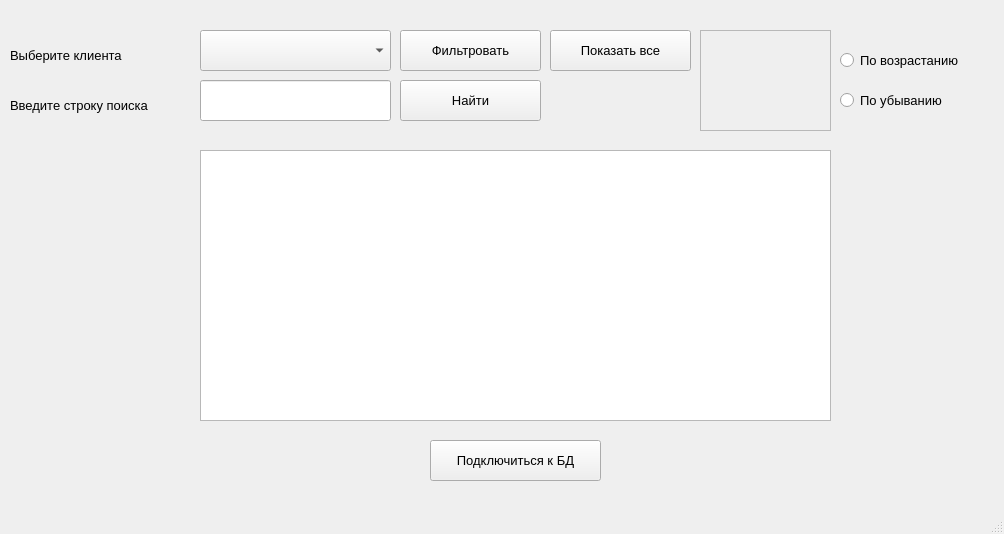
<?xml version="1.0" encoding="UTF-8"?>
<ui version="4.0">
 <class>MainWindow</class>
 <widget class="QMainWindow" name="MainWindow">
  <property name="geometry">
   <rect>
    <x>0</x>
    <y>0</y>
    <width>1004</width>
    <height>534</height>
   </rect>
  </property>
  <property name="windowTitle">
   <string>Работа с заказами клиентов</string>
  </property>
  <widget class="QWidget" name="centralwidget">
   <widget class="QComboBox" name="comboBox">
    <property name="geometry">
     <rect>
      <x>200</x>
      <y>30</y>
      <width>191</width>
      <height>41</height>
     </rect>
    </property>
    <property name="font">
     <font>
      <pointsize>10</pointsize>
     </font>
    </property>
   </widget>
   <widget class="QLabel" name="label">
    <property name="geometry">
     <rect>
      <x>10</x>
      <y>40</y>
      <width>201</width>
      <height>31</height>
     </rect>
    </property>
    <property name="font">
     <font>
      <pointsize>10</pointsize>
     </font>
    </property>
    <property name="text">
     <string>Выберите клиента</string>
    </property>
   </widget>
   <widget class="QLineEdit" name="lineEdit">
    <property name="geometry">
     <rect>
      <x>200</x>
      <y>80</y>
      <width>191</width>
      <height>41</height>
     </rect>
    </property>
    <property name="font">
     <font>
      <pointsize>10</pointsize>
     </font>
    </property>
   </widget>
   <widget class="QLabel" name="label_2">
    <property name="geometry">
     <rect>
      <x>10</x>
      <y>90</y>
      <width>251</width>
      <height>31</height>
     </rect>
    </property>
    <property name="font">
     <font>
      <pointsize>10</pointsize>
     </font>
    </property>
    <property name="text">
     <string>Введите строку поиска</string>
    </property>
   </widget>
   <widget class="QPushButton" name="pushButton">
    <property name="geometry">
     <rect>
      <x>400</x>
      <y>30</y>
      <width>141</width>
      <height>41</height>
     </rect>
    </property>
    <property name="font">
     <font>
      <pointsize>10</pointsize>
     </font>
    </property>
    <property name="text">
     <string>Фильтровать</string>
    </property>
   </widget>
   <widget class="QPushButton" name="pushButton_2">
    <property name="geometry">
     <rect>
      <x>400</x>
      <y>80</y>
      <width>141</width>
      <height>41</height>
     </rect>
    </property>
    <property name="font">
     <font>
      <pointsize>10</pointsize>
     </font>
    </property>
    <property name="text">
     <string>Найти</string>
    </property>
   </widget>
   <widget class="QPushButton" name="pushButton_3">
    <property name="geometry">
     <rect>
      <x>550</x>
      <y>30</y>
      <width>141</width>
      <height>41</height>
     </rect>
    </property>
    <property name="font">
     <font>
      <pointsize>10</pointsize>
     </font>
    </property>
    <property name="text">
     <string>Показать все</string>
    </property>
   </widget>
   <widget class="QScrollArea" name="scrollArea">
    <property name="geometry">
     <rect>
      <x>700</x>
      <y>30</y>
      <width>131</width>
      <height>101</height>
     </rect>
    </property>
    <property name="font">
     <font>
      <pointsize>10</pointsize>
     </font>
    </property>
    <property name="widgetResizable">
     <bool>true</bool>
    </property>
    <widget class="QWidget" name="scrollAreaWidgetContents">
     <property name="geometry">
      <rect>
       <x>0</x>
       <y>0</y>
       <width>129</width>
       <height>99</height>
      </rect>
     </property>
    </widget>
   </widget>
   <widget class="QRadioButton" name="radioButton">
    <property name="geometry">
     <rect>
      <x>840</x>
      <y>50</y>
      <width>161</width>
      <height>20</height>
     </rect>
    </property>
    <property name="font">
     <font>
      <pointsize>10</pointsize>
     </font>
    </property>
    <property name="text">
     <string>По возрастанию</string>
    </property>
   </widget>
   <widget class="QRadioButton" name="radioButton_2">
    <property name="geometry">
     <rect>
      <x>840</x>
      <y>90</y>
      <width>161</width>
      <height>20</height>
     </rect>
    </property>
    <property name="font">
     <font>
      <pointsize>10</pointsize>
     </font>
    </property>
    <property name="text">
     <string>По убыванию</string>
    </property>
   </widget>
   <widget class="QPushButton" name="connectButton">
    <property name="geometry">
     <rect>
      <x>430</x>
      <y>440</y>
      <width>171</width>
      <height>41</height>
     </rect>
    </property>
    <property name="font">
     <font>
      <pointsize>10</pointsize>
     </font>
    </property>
    <property name="text">
     <string>Подключиться к БД</string>
    </property>
   </widget>
   <widget class="QTableWidget" name="tableWidget">
    <property name="geometry">
     <rect>
      <x>200</x>
      <y>150</y>
      <width>631</width>
      <height>271</height>
     </rect>
    </property>
   </widget>
  </widget>
  <widget class="QMenuBar" name="menubar">
   <property name="geometry">
    <rect>
     <x>0</x>
     <y>0</y>
     <width>1004</width>
     <height>26</height>
    </rect>
   </property>
  </widget>
  <widget class="QStatusBar" name="statusbar"/>
 </widget>
 <resources/>
 <connections/>
</ui>
